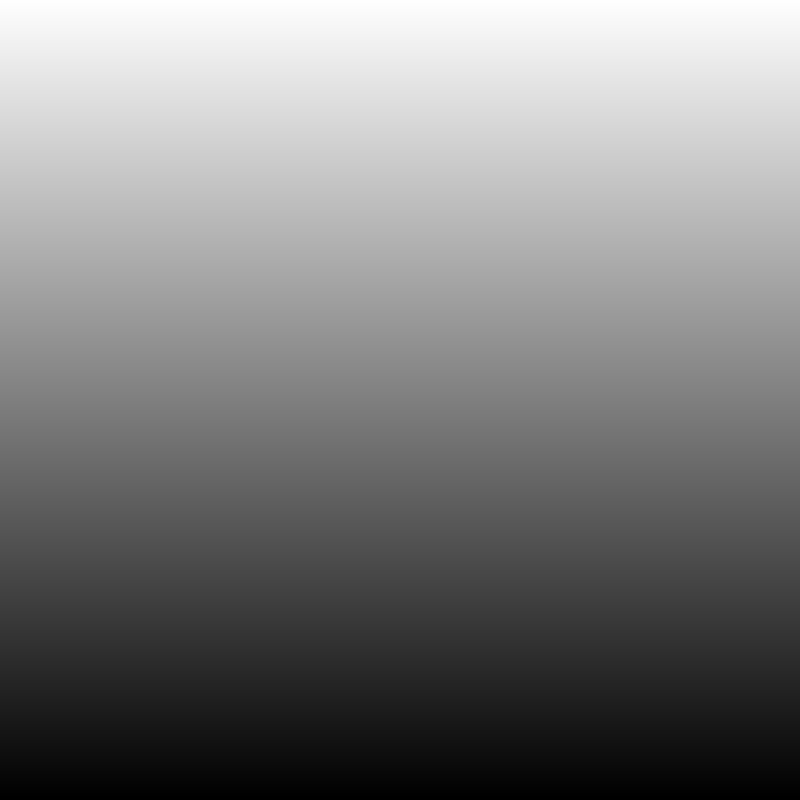
Frame 1 (no input)
Frame 60 (the mouse pressed at the canvas centre just before this capture): identical to frame 1, image omitted
Frame 120 (the mouse held since frame 60 and released just before this capture): identical to frame 1, image omitted

The Processing sketch that drew this single still picture (run headless with seeded random() and noise(); from frame 60 on, the mouse is pressed at the canvas centre):

// Processing sketch: sketch1_5_sol
// ── sketch1_5_sol.pde
// Sketch 1-5 

float [][] S, O;
PImage inp, outp;  // Declare variable "a" of type PImage
float rotate = 0.f;
boolean sineDisplace = true;
float sineFreq = 1.f;
float sineScale =  0.25f;
float sinePhase = 0.f;
float I = 0.5f;

float k_w_scale = 1.f / 16.f;
float k_h_scale = 1.f / 16.f;

///////////////////////////////////////////////////

PImage createOutputImage(float [][] O) {

  int w = O.length;
  int h = O[0].length;

  outp = createImage(w, h, RGB);
  for (int y=0; y<h; y++)
    for (int x = 0; x<w; x++) {
      float val = 255.0*(O[x][y]);
      outp.pixels[x+y*w] = color(val, val, val);
    }

  return outp;
}

///////////////////////////////////////////////////

void createIntensityVal(PImage a, float[][] S) {
  for (int y=0; y<a.height; y++)
    for (int x = 0; x < a.width; x++) 
      S[x][y] = (brightness(a.pixels[x+y*a.width]))/255.0;
}

///////////////////////////////////////////////////

PImage createRamp(int w, int h)
{
  PImage ramp = createImage(w, h, RGB);
  for (int y=0; y<h; y++)
    for (int x = 0; x < w; x++) 
    {
      float b = ((w - y - 1) / ((float) h));
      ramp.set(x, y, color(b*255));
    }   
  return ramp;
}


///////////////////////////////////////////////////
//
// the different dither routines insert here
//
///////////////////////////////////////////////////

void mapModulo(int[] p, int mw, int mh, float[] mapped)
{
  mapped[0] = (p[0] % mw) / (float)mw;
  mapped[1] = (p[1] % mh) / (float)mh;
}

void rotate2D(int[] r, float radians)
{
  float x = (float)r[0];
  float y = (float)r[1];

  r[0] = (int)(x*cos(radians)-y*sin(radians));
  r[1] = (int)(x*sin(radians)+y*cos(radians));
}


void rotatePos(int[] p, int w, int h, float radians)
{
  p[0] -= w;
  p[1] -= h;
  rotate2D(p, radians);
  p[0] +=  w;
  p[1] +=  h;
}

//////////////////////////////////////////////////////////////

float kernel_cross(float s, float t, float I)
{
  return (s <= I) ? I*t : (1.f - I) * s + I;
}

//////////////////////////////////////////////////////////////

float kernel_double_sided_ramp(float s, float t, float I)
{
  return (s <= I) ? 2.f*s : 2.f-2.f*s;
}

//////////////////////////////////////////////////////////////

void displace_sine(float[] st, float scale, float freq, float phase)
{
  st[0] +=  scale*sin(st[1] * freq * TWO_PI + phase);
  st[1] +=  scale*sin(st[0] * freq * TWO_PI + phase);
  if (st[0]<0) st[0] += 1;
  if (st[0]>1) st[0] -= 1;
  if (st[1]<0) st[1] += 1;
  if (st[1]>1) st[1] -= 1;
}

//////////////////////////////////////////////////////////////

void dither_screen_proc(float[][] S, float[][] O) {

  int w = S.length;
  int h = S[0].length;
  int mw = (int) (w  * k_w_scale);
  int mh = (int) (h  * k_h_scale);
  float[] st = new float[2];
  float i;
  int[] pos = new int[2];

  for (int y=0; y<h; y++)   
    for (int x = 0; x<w; x++) 
    {
      pos[0] = x;
      pos[1] = y;

      // kernel mapping
      rotatePos(pos, w, h, rotate); 
      mapModulo(pos, mw, mh, st);

      // displace
      if (sineDisplace)
        displace_sine(st, sineScale, sineFreq, sinePhase);

      // apply dither kernel
      // i = kernel_double_sided_ramp(st[0], st[1], I);
      i = kernel_cross(st[0], st[1], 0.3f);

      O[x][y] = (S[x][y] <= i) ? 0f : 1f;
    }
}

///////////////////////////////////////////////////  
//
// this is executed only once at the start of the program
//
///////////////////////////////////////////////////

void setup() { 

  inp = createRamp(800, 800);

  size(800, 800);
  frameRate(3);

  S = new float [inp.width][inp.height];
  O = new float [inp.width][inp.height];

  createIntensityVal(inp, S);

  outp = inp;
}

/////////////////////////////////////////////////////
//
// this is automatically executed frameRate()-times
// per second
//
/////////////////////////////////////////////////////

void draw() {
  // Displays the image at its actual size at point (0,0)
  image(outp, 0, 0);
}

//////////////////////////////////////////////////////////////

void keyPressed() {
  if (key=='1') {
    outp = inp;
  }
  if (key=='2') {
    createIntensityVal(inp, S);
    dither_screen_proc(S, O);
    outp = createOutputImage(O);
  }
  if (key=='3') {
    sineDisplace = !sineDisplace;
    createIntensityVal(inp, S);
    dither_screen_proc(S, O);
    outp = createOutputImage(O);
  }
  if (key=='r') {
    rotate += 0.125f * HALF_PI;
    createIntensityVal(inp, S);
    dither_screen_proc(S, O);
    outp = createOutputImage(O);
  }
  if (key=='f') {
    sineFreq += 0.5f;
    createIntensityVal(inp, S);
    dither_screen_proc(S, O);
    outp = createOutputImage(O);
  }
  if (key=='v') {
    sineFreq -= 0.5f;
    createIntensityVal(inp, S);
    dither_screen_proc(S, O);
    outp = createOutputImage(O);
  }
  if (key=='s') {
    sineScale += 0.05f;
    createIntensityVal(inp, S);
    dither_screen_proc(S, O);
    outp = createOutputImage(O);
  }
  if (key=='x') {
    sineScale -= 0.05f;
    createIntensityVal(inp, S);
    dither_screen_proc(S, O);
    outp = createOutputImage(O);
  }
  if (key=='+') {
    I += 0.1f;
    createIntensityVal(inp, S);
    dither_screen_proc(S, O);
    outp = createOutputImage(O);
  }
  if (key=='-') {
    I -= 0.1f;
    createIntensityVal(inp, S);
    dither_screen_proc(S, O);
    outp = createOutputImage(O);
  }
  if (key=='l') {
    k_w_scale *= 0.5f;
    k_h_scale *= 0.5f;
    createIntensityVal(inp, S);
    dither_screen_proc(S, O);
    outp = createOutputImage(O);
  }
  if (key=='o') {
    k_w_scale *= 2.f;
    k_h_scale *= 2.5f;
    createIntensityVal(inp, S);
    dither_screen_proc(S, O);
    outp = createOutputImage(O);
  }
}
